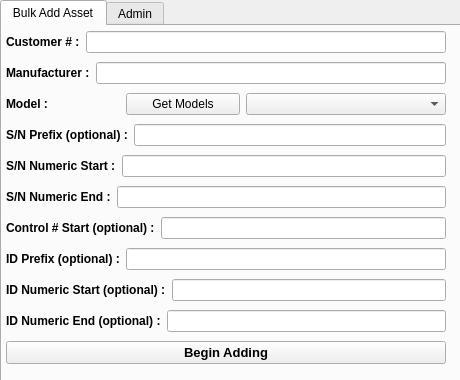
<?xml version="1.0" encoding="UTF-8"?>
<ui version="4.0">
 <class>Frame</class>
 <widget class="QFrame" name="Frame">
  <property name="geometry">
   <rect>
    <x>0</x>
    <y>0</y>
    <width>460</width>
    <height>380</height>
   </rect>
  </property>
  <property name="windowTitle">
   <string>Frame</string>
  </property>
  <widget class="QTabWidget" name="tabWidget">
   <property name="geometry">
    <rect>
     <x>0</x>
     <y>0</y>
     <width>461</width>
     <height>411</height>
    </rect>
   </property>
   <property name="currentIndex">
    <number>0</number>
   </property>
   <widget class="QWidget" name="tab">
    <attribute name="title">
     <string>Bulk Add Asset</string>
    </attribute>
    <widget class="QWidget" name="horizontalLayoutWidget_11">
     <property name="geometry">
      <rect>
       <x>0</x>
       <y>0</y>
       <width>448</width>
       <height>349</height>
      </rect>
     </property>
     <layout class="QHBoxLayout" name="horizontalLayout_11">
      <item>
       <layout class="QVBoxLayout" name="verticalLayout">
        <property name="leftMargin">
         <number>4</number>
        </property>
        <property name="topMargin">
         <number>2</number>
        </property>
        <property name="rightMargin">
         <number>4</number>
        </property>
        <property name="bottomMargin">
         <number>2</number>
        </property>
        <item>
         <layout class="QHBoxLayout" name="horizontalLayout">
          <item>
           <widget class="QLabel" name="label">
            <property name="font">
             <font>
              <weight>75</weight>
              <bold>true</bold>
             </font>
            </property>
            <property name="text">
             <string>Customer # :</string>
            </property>
           </widget>
          </item>
          <item>
           <widget class="QLineEdit" name="custNum_lineEdit"/>
          </item>
         </layout>
        </item>
        <item>
         <layout class="QHBoxLayout" name="horizontalLayout_2">
          <item>
           <widget class="QLabel" name="label_2">
            <property name="font">
             <font>
              <weight>75</weight>
              <bold>true</bold>
             </font>
            </property>
            <property name="text">
             <string>Manufacturer :</string>
            </property>
           </widget>
          </item>
          <item>
           <widget class="QLineEdit" name="mfg_lineEdit"/>
          </item>
         </layout>
        </item>
        <item>
         <layout class="QHBoxLayout" name="horizontalLayout_3">
          <item>
           <widget class="QLabel" name="label_3">
            <property name="font">
             <font>
              <weight>75</weight>
              <bold>true</bold>
             </font>
            </property>
            <property name="text">
             <string>Model :</string>
            </property>
           </widget>
          </item>
          <item>
           <widget class="QPushButton" name="model_pushButton">
            <property name="text">
             <string>Get Models</string>
            </property>
           </widget>
          </item>
          <item>
           <widget class="QComboBox" name="model_comboBox">
            <property name="sizePolicy">
             <sizepolicy hsizetype="Fixed" vsizetype="Fixed">
              <horstretch>0</horstretch>
              <verstretch>0</verstretch>
             </sizepolicy>
            </property>
            <property name="minimumSize">
             <size>
              <width>200</width>
              <height>0</height>
             </size>
            </property>
           </widget>
          </item>
         </layout>
        </item>
        <item>
         <layout class="QHBoxLayout" name="horizontalLayout_4">
          <item>
           <widget class="QLabel" name="label_4">
            <property name="font">
             <font>
              <weight>75</weight>
              <bold>true</bold>
             </font>
            </property>
            <property name="text">
             <string>S/N Prefix (optional) :</string>
            </property>
           </widget>
          </item>
          <item>
           <widget class="QLineEdit" name="snPre_lineEdit"/>
          </item>
         </layout>
        </item>
        <item>
         <layout class="QHBoxLayout" name="horizontalLayout_5">
          <item>
           <widget class="QLabel" name="label_5">
            <property name="font">
             <font>
              <weight>75</weight>
              <bold>true</bold>
             </font>
            </property>
            <property name="text">
             <string>S/N Numeric Start :</string>
            </property>
           </widget>
          </item>
          <item>
           <widget class="QLineEdit" name="snStart_lineEdit"/>
          </item>
         </layout>
        </item>
        <item>
         <layout class="QHBoxLayout" name="horizontalLayout_6">
          <item>
           <widget class="QLabel" name="label_6">
            <property name="font">
             <font>
              <weight>75</weight>
              <bold>true</bold>
             </font>
            </property>
            <property name="text">
             <string>S/N Numeric End :</string>
            </property>
           </widget>
          </item>
          <item>
           <widget class="QLineEdit" name="snEnd_lineEdit"/>
          </item>
         </layout>
        </item>
        <item>
         <layout class="QHBoxLayout" name="horizontalLayout_7">
          <item>
           <widget class="QLabel" name="label_7">
            <property name="font">
             <font>
              <weight>75</weight>
              <bold>true</bold>
             </font>
            </property>
            <property name="text">
             <string>Control # Start (optional) :</string>
            </property>
           </widget>
          </item>
          <item>
           <widget class="QLineEdit" name="controlNumStart_lineEdit"/>
          </item>
         </layout>
        </item>
        <item>
         <layout class="QHBoxLayout" name="horizontalLayout_8">
          <item>
           <widget class="QLabel" name="label_8">
            <property name="font">
             <font>
              <weight>75</weight>
              <bold>true</bold>
             </font>
            </property>
            <property name="text">
             <string>ID Prefix (optional) :</string>
            </property>
           </widget>
          </item>
          <item>
           <widget class="QLineEdit" name="idPre_lineEdit"/>
          </item>
         </layout>
        </item>
        <item>
         <layout class="QHBoxLayout" name="horizontalLayout_9">
          <item>
           <widget class="QLabel" name="label_9">
            <property name="font">
             <font>
              <weight>75</weight>
              <bold>true</bold>
             </font>
            </property>
            <property name="text">
             <string>ID Numeric Start (optional) :</string>
            </property>
           </widget>
          </item>
          <item>
           <widget class="QLineEdit" name="idStart_lineEdit"/>
          </item>
         </layout>
        </item>
        <item>
         <layout class="QHBoxLayout" name="horizontalLayout_10">
          <item>
           <widget class="QLabel" name="label_10">
            <property name="font">
             <font>
              <weight>75</weight>
              <bold>true</bold>
             </font>
            </property>
            <property name="text">
             <string>ID Numeric End (optional) :</string>
            </property>
           </widget>
          </item>
          <item>
           <widget class="QLineEdit" name="idEnd_lineEdit"/>
          </item>
         </layout>
        </item>
        <item>
         <widget class="QPushButton" name="start_pushButton">
          <property name="font">
           <font>
            <pointsize>10</pointsize>
            <weight>75</weight>
            <bold>true</bold>
           </font>
          </property>
          <property name="text">
           <string>Begin Adding</string>
          </property>
         </widget>
        </item>
       </layout>
      </item>
     </layout>
    </widget>
   </widget>
   <widget class="QWidget" name="dsnTab">
    <attribute name="title">
     <string>Admin</string>
    </attribute>
    <widget class="QWidget" name="verticalLayoutWidget_3">
     <property name="geometry">
      <rect>
       <x>10</x>
       <y>0</y>
       <width>261</width>
       <height>361</height>
      </rect>
     </property>
     <layout class="QVBoxLayout" name="verticalLayout_4">
      <item>
       <layout class="QHBoxLayout" name="horizontalLayout_13" stretch="0,0">
        <property name="sizeConstraint">
         <enum>QLayout::SetDefaultConstraint</enum>
        </property>
        <property name="topMargin">
         <number>20</number>
        </property>
        <item>
         <widget class="QLabel" name="label_13">
          <property name="text">
           <string>Select Data Source</string>
          </property>
         </widget>
        </item>
        <item>
         <widget class="QComboBox" name="dsn_comboBox"/>
        </item>
       </layout>
      </item>
      <item>
       <spacer name="verticalSpacer_2">
        <property name="orientation">
         <enum>Qt::Vertical</enum>
        </property>
        <property name="sizeHint" stdset="0">
         <size>
          <width>20</width>
          <height>40</height>
         </size>
        </property>
       </spacer>
      </item>
     </layout>
    </widget>
   </widget>
  </widget>
 </widget>
 <resources/>
 <connections/>
</ui>
